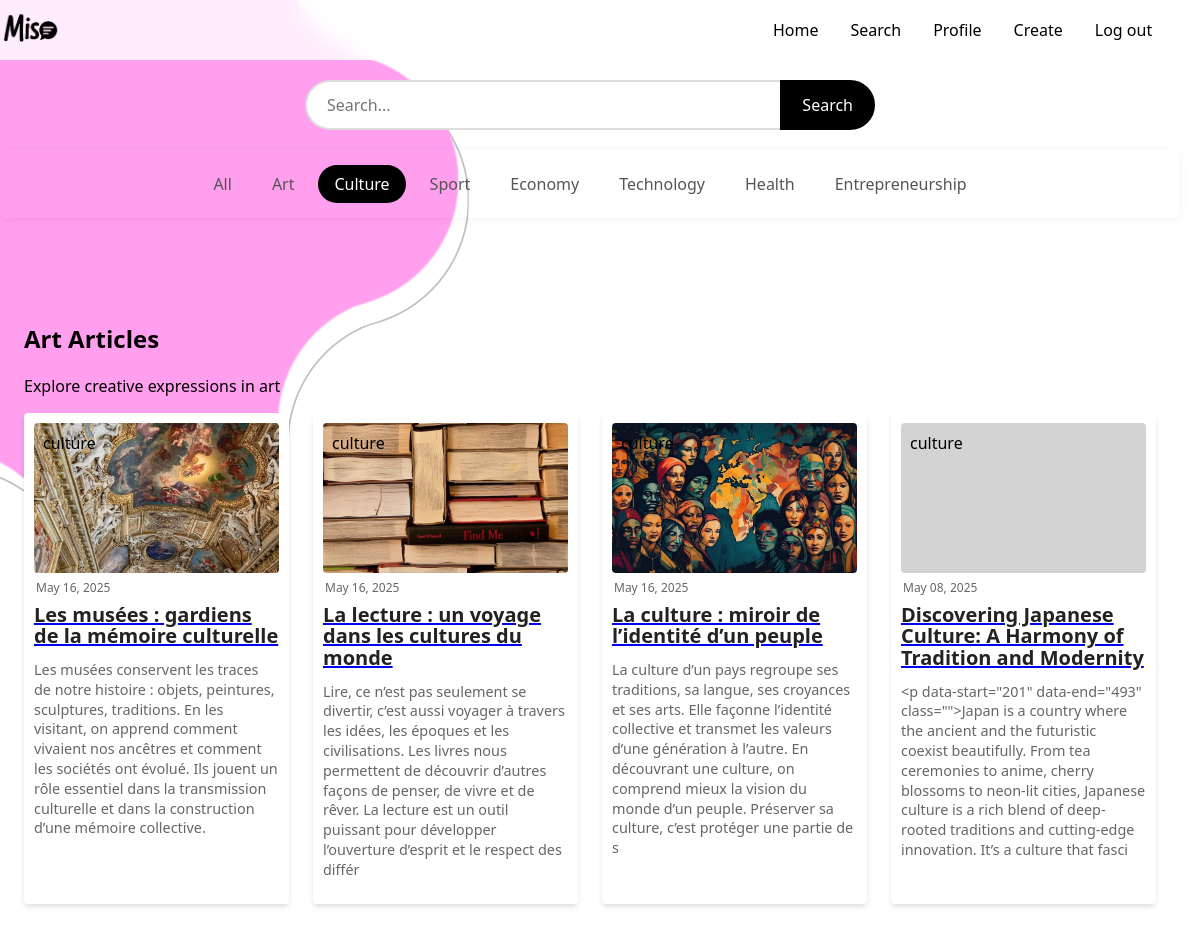
Before: /category/culture (signed in) with the older database file.
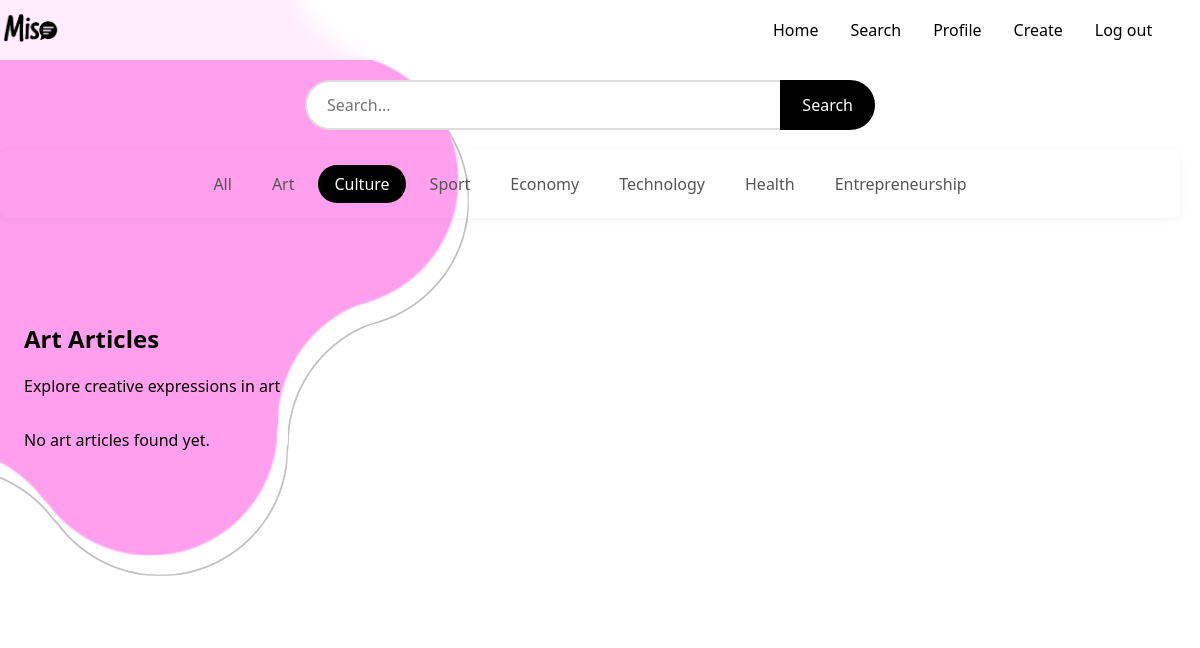
After: the same page with the newer database file.
### app.py (models this page shows)
class Article(db.Model):
    id = db.Column(db.Integer, primary_key=True)
    title = db.Column(db.String(200), nullable=False)
    content = db.Column(db.Text, nullable=False)
    excerpt = db.Column(db.String(300))
    category = db.Column(db.String(50), nullable=False)
    date = db.Column(db.String(50), default=lambda: datetime.now(timezone.utc).strftime('%B %d, %Y'))
    image_url = db.Column(db.String(200), default='default_article.jpg')
    author_id = db.Column(db.Integer, db.ForeignKey('user.id'), nullable=False)
    comments = db.relationship('Comment', backref='article', lazy=True)
    likes = db.relationship('Like', backref='article', lazy=True)

### app.py (the view)
@app.route('/category/<category_name>')
def category_page(category_name):
    valid_categories = ['art', 'culture', 'sport', 'economy',
                       'technology', 'health', 'entrepreneurship', 'other']
    if category_name not in valid_categories:
        abort(404)
    if 'user_id' not in session:
        return redirect(url_for('category_be', category_name=category_name))
    articles = Article.query.filter_by(category=category_name).order_by(Article.id.desc()).all()
    category_meta = {
        'art': {'color': '#FF9FEE', 'description': 'Creative expressions'},
        'culture': {'color': '#B3B0FF', 'description': 'Global traditions'},
        'sport': {'color': '#FD0261', 'description': 'Athletic excellence'},
        'economy': {'color': '#aae354', 'description': 'Market dynamics'},
        'technology': {'color': '#A4A1AA', 'description': 'Digital innovations'},
        'health': {'color': '#524F56', 'description': 'Mind and body wellness'},
        'entrepreneurship': {'color': '#252275', 'description': 'Startup journeys'},
        'other': {'color': '#91558e', 'description': 'Miscellaneous gems'}
    }
    return render_template(f'categories/{category_name}.html',
                         articles=articles,
                         category_name=category_name,
                         category_color=category_meta[category_name]['color'],
                         category_description=category_meta[category_name]['description'])

### templates/categories/culture.html (shortened to what this page needs)
<!DOCTYPE html>
<html>
    <head>
        <link rel="stylesheet" href="{{ url_for('static', filename='css/categories/art.css') }}">
    </head>
    <body>
        <div class="wavy-circle-first wavy-circle"></div>
        <div class="wavy-circle-second wavy-circle"></div>
        <div class="wavy-circle-third wavy-circle"></div>
        <nav class="navbar">
            <a href="{{ url_for('home') }}" class="mi">
                <img src="{{ url_for('static', filename='images/logo.png') }}" alt="Miso Logo" class="logo-img">
            </a>
          <div class="navbar-links">
              <ul>
                  <li><a href="{{ url_for('home_after_login') }}">Home</a></li>
                  <li><a href="{{ url_for('search') }}">Search</a></li>
                  <li><a href="{{ url_for('profile') }}">Profile</a></li>
                  <li><a href="{{ url_for('create') }}">Create</a></li>
                  <li><a href="{{ url_for('logout') }}">Log out</a></li>
              </ul>
          </div>
      </nav>
      <div class="search-container">
        <form action="{{ url_for('search') }}" method="GET">
            <input type="text" name="q" placeholder="Search..." class="search-input" value="{{ query or '' }}">
            <button type="submit" class="search-button">Search</button>
        </form>
    </div>
    <div class="categories-nav">
        <ul class="categories-list">
            <li><a href="{{ url_for('search') }}">All</a></li>
            <li><a href="{{ url_for('category_page', category_name='art') }}">Art</a></li>
            <li><a href="{{ url_for('category_page', category_name='culture') }}" class="active">Culture</a></li>
            <li><a href="{{ url_for('category_page', category_name='sport') }}">Sport</a></li>
            <li><a href="{{ url_for('category_page', category_name='economy') }}">Economy</a></li>
            <li><a href="{{ url_for('category_page', category_name='technology') }}">Technology</a></li>
            <li><a href="{{ url_for('category_page', category_name='health') }}">Health</a></li>
            <li><a href="{{ url_for('category_page', category_name='entrepreneurship') }}">Entrepreneurship</a></li>
        </ul>
    </div>
    <section class="popular-articles">
        <div class="section-header">
            <h2>Art Articles</h2>
            <p>Explore creative expressions in art</p>
        </div>
        <div class="articles-grid">
            {% for article in articles %}
            <div class="card">
                <div class="header">
                    <div class="image" style="background-image: url('{{ url_for('static', filename=article.image_url) }}')">
                        <span class="tag">{{ article.category }}</span>
                    </div>
                    <div class="date">
                        <span>{{ article.date }}</span>
                    </div>
                </div>
                <div class="info">
                    <a href="{{ url_for('article', id=article.id) }}" class="block">
                        <span class="title">{{ article.title }}</span>
                    </a>
                    <p class="description">{{ article.excerpt }}</p>
                </div>
            </div>
            {% else %}
            <div class="no-results">
                <p>No art articles found yet.</p>
            </div>
            {% endfor %}
        </div>
    </section>
</body>
</html>

Changed rows visible on the page:
removed Article: image_url (picture), category "culture", date "May 16, 2025", title "Les musées : gardiens de la mémoire culturelle", excerpt "Les musées conservent les traces de notre histoire : objets, peintures, sculptures, traditions. En les visitant, on apprend comment vivaient nos ancêtres et comment les sociétés ont évolué. Ils jouent un rôle essentiel dans la transmission culturelle et dans la construction d’une mémoire collective."
removed Article: image_url (picture), category "culture", date "May 16, 2025", title "La lecture : un voyage dans les cultures du monde", excerpt "Lire, ce n’est pas seulement se divertir, c’est aussi voyager à travers les idées, les époques et les civilisations. Les livres nous permettent de découvrir d’autres façons de penser, de vivre et de rêver. La lecture est un outil puissant pour développer l’ouverture d’esprit et le respect des différ"
removed Article: image_url (picture), category "culture", date "May 16, 2025", title "La culture : miroir de l’identité d’un peuple", excerpt "La culture d’un pays regroupe ses traditions, sa langue, ses croyances et ses arts. Elle façonne l’identité collective et transmet les valeurs d’une génération à l’autre. En découvrant une culture, on comprend mieux la vision du monde d’un peuple. Préserver sa culture, c’est protéger une partie de s"
removed Article: category "culture", date "May 08, 2025", title "Discovering Japanese Culture: A Harmony of Tradition and Modernity", excerpt "<p data-start=\"201\" data-end=\"493\" class=\"\">Japan is a country where the ancient and the futuristic coexist beautifully. From tea ceremonies to anime, cherry blossoms to neon-lit cities, Japanese culture is a rich blend of deep-rooted traditions and cutting-edge innovation. It’s a culture that fasci"
Other visible differences:
text now shown: "No art articles found yet."
